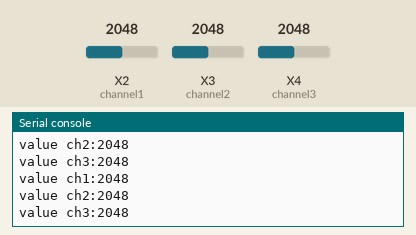
Simulated run of this program. Board: pyboard running MicroPython. On the bench: the last lines printed to the serial console. Inputs (shaded band) come from the test bench; at power-on: X2 (channel1) = 2048, X3 (channel2) = 2048, X4 (channel3) = 2048 (analog values on the 0–4095 scale).

Above: at 1.2 s.
1.3 s: X2 (channel1) set to 2866
At 2.6 s:
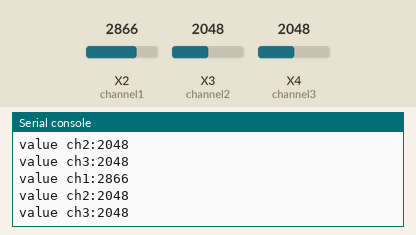
2.8 s: X3 (channel2) set to 2866
At 3.4 s:
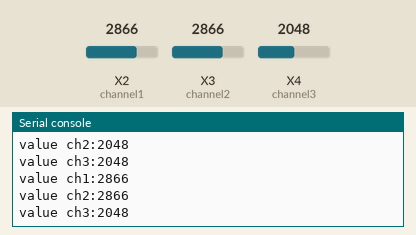
4.3 s: X4 (channel3) set to 2866
At 5.6 s:
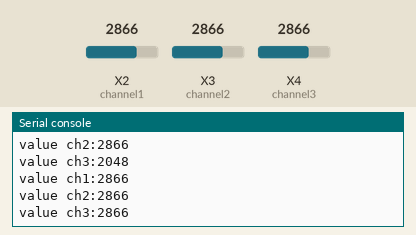
5.8 s: X2 (channel1) set to 3603
At 6.8 s:
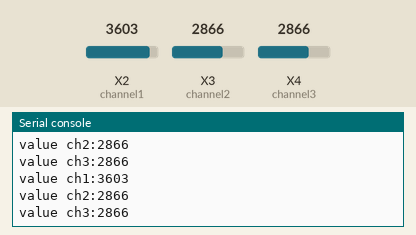
7.3 s: X3 (channel2) set to 3603
At 8.6 s:
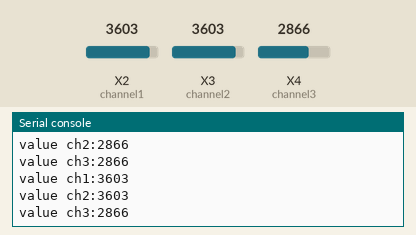
8.8 s: X4 (channel3) set to 3603
At 9.4 s:
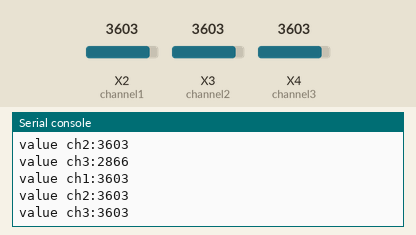
Timing chart, 0 to 11.3 s (numbered marks = the images above; inputs shaded):
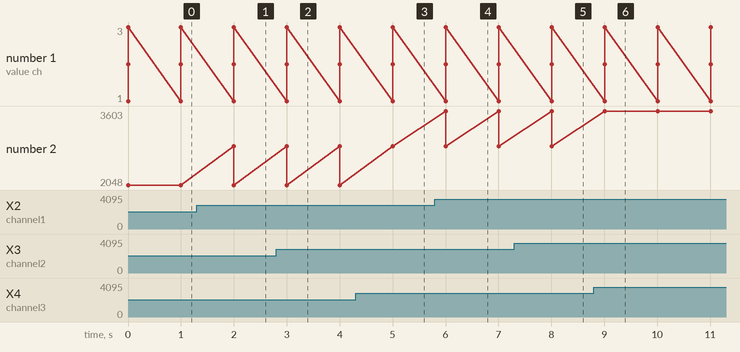

Measured:
- after the input at 1.3 s, the serial console: prints a new line after 0.70 s (image 1)
- after the input at 2.8 s, the serial console: prints a new line after 0.20 s (image 2)
- after the input at 4.3 s, the serial console: prints a new line after 0.70 s (image 3)
- after the input at 5.8 s, the serial console: prints a new line after 0.20 s (image 4)
- after the input at 7.3 s, the serial console: prints a new line after 0.71 s (image 5)
- after the input at 8.8 s, the serial console: prints a new line after 0.21 s (image 6)

The program:

adc.py
```python
import pyb

channel1 = pyb.ADC(1)
channel2 = pyb.ADC(2)
channel3 = pyb.ADC(3)

while True:
        v1 = channel1.read()
        v2 = channel2.read()
        v3 = channel3.read()
        print("value ch1:"+str(v1))
        print("value ch2:"+str(v2))
        print("value ch3:"+str(v3))
        pyb.delay(1000)
```
